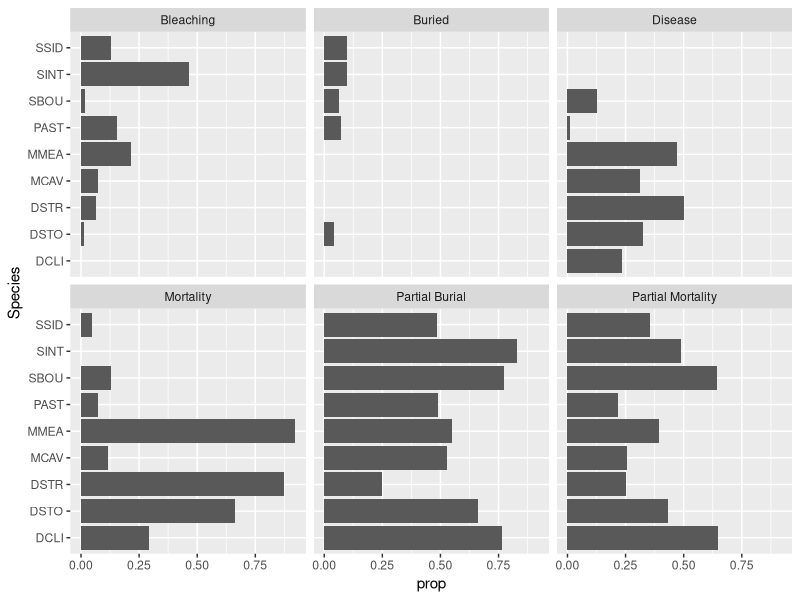
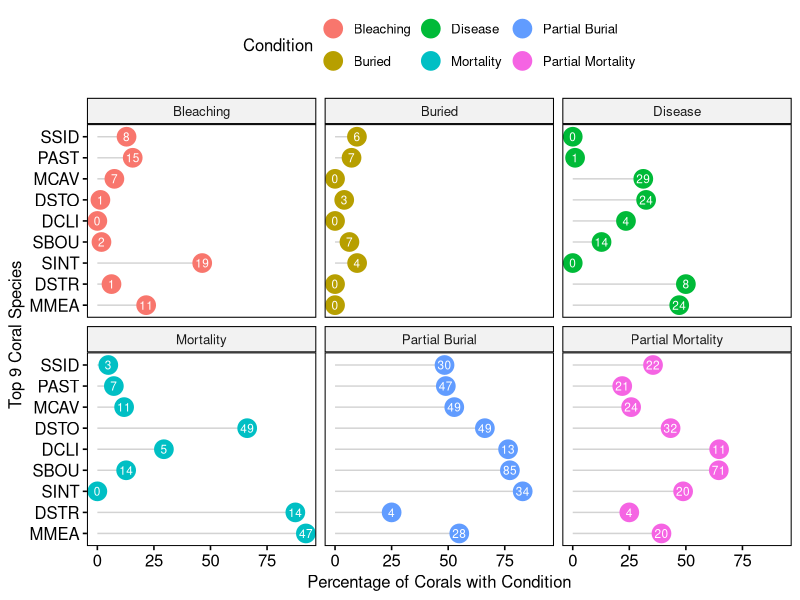
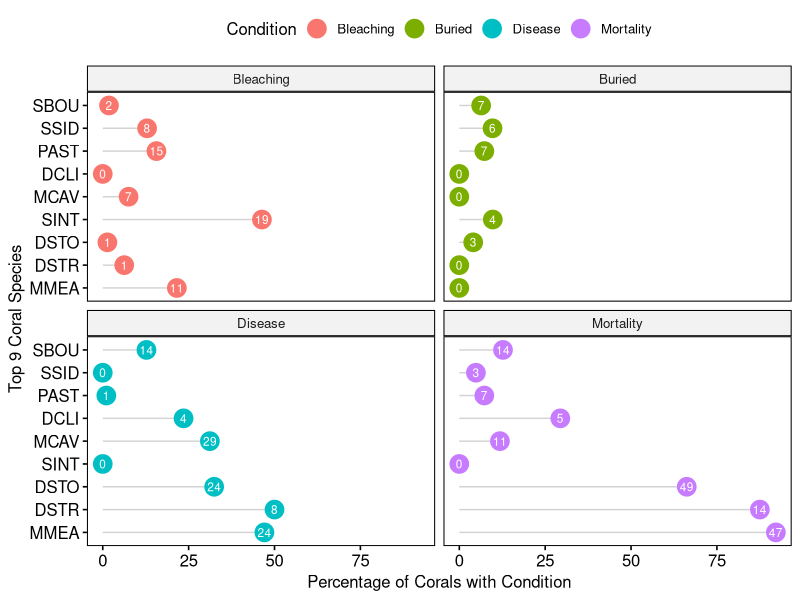
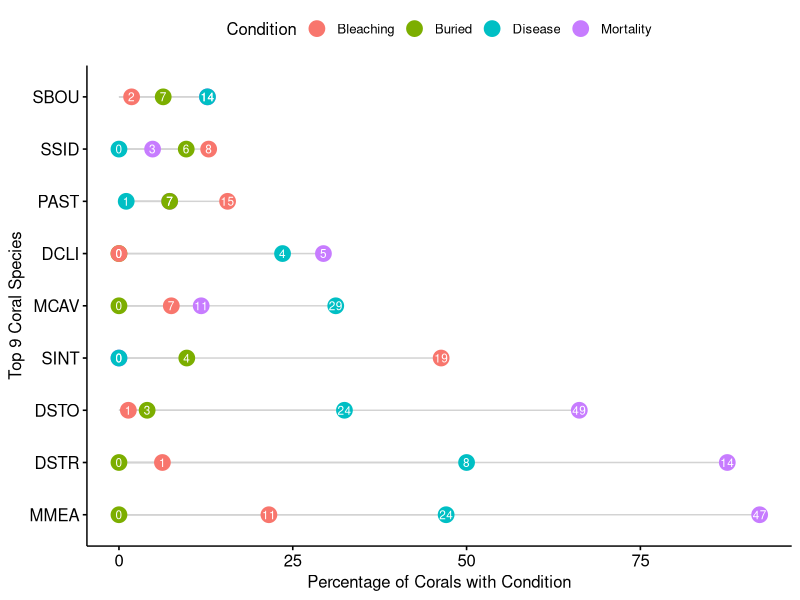
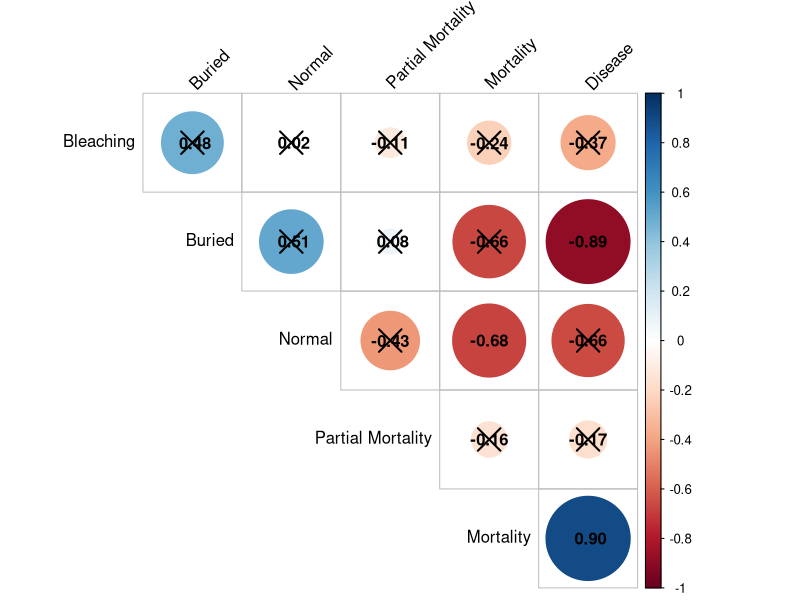
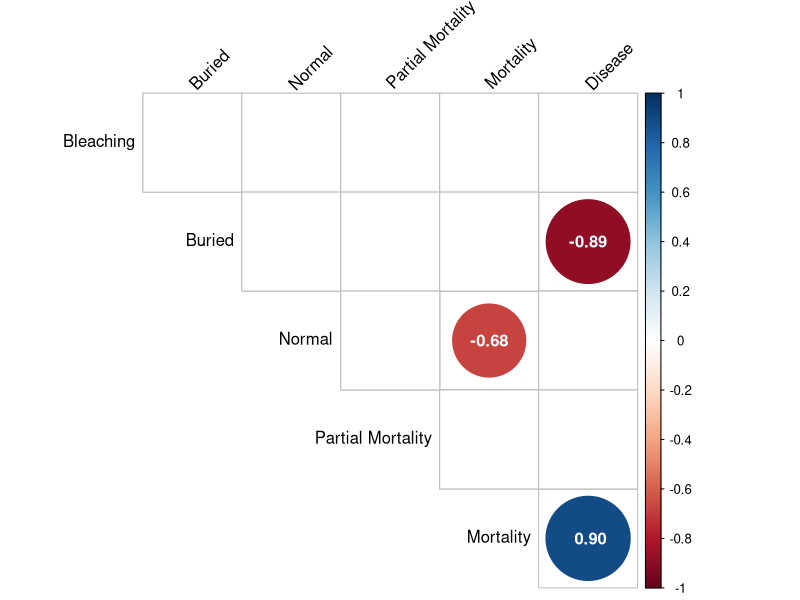
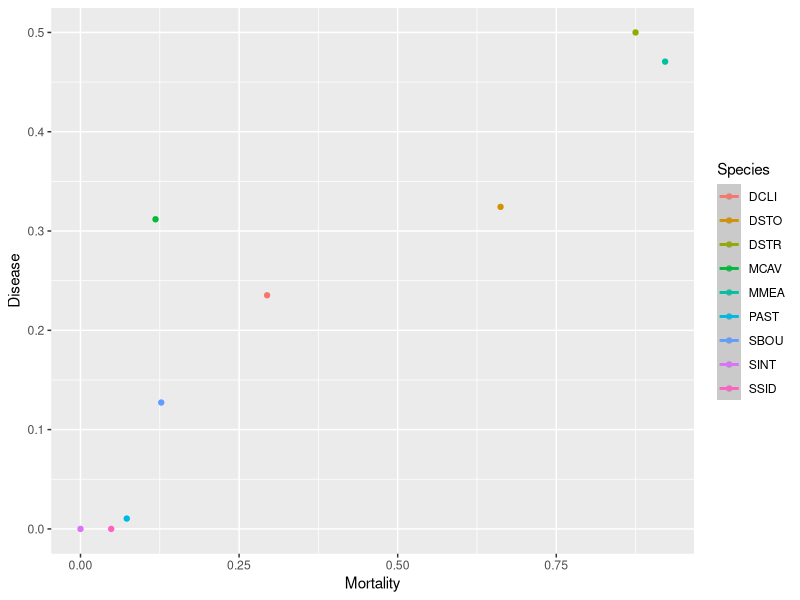

The R script that drew these images, in order:
## ---- chunk 1
rm(list = ls())
knitr::opts_chunk$set(echo = TRUE, error = FALSE, fig.path='Figures/', dev=c('png', 'pdf'))
## ---- chunk 2
library(knitr)
library(survival)
library(coda)
library(survminer)
library(dplyr)
library(ggplot2)
library(car)
library(tidyverse)
library(kableExtra)
library(ggpubr)
library(ggrepel)
library(patchwork)
#theme_bw()
## ---- chunk 3
df=read.csv("9sp_corr.csv") #time by months; excludes missing corals
glimpse(df)
## ---- chunk 4
df %>% filter(Condition %in% c("Bleaching","Disease","Buried", "Partial Burial","Partial Mortality","Mortality")) %>%
  mutate(prop = Value/Total.Individuals) %>%
  ggplot(aes(y=Species, x = prop)) +
  geom_bar(position = "stack", stat = "identity") +
  facet_wrap(~Condition)
## ---- chunk 5
df %>% filter(Condition %in% c("Bleaching","Disease","Buried", "Partial Burial","Partial Mortality","Mortality")) %>%
  mutate(prop = Value/Total.Individuals*100) %>%
  ggdotchart(x="Species", y = "prop",
             color = "Condition",
             rotate = TRUE,
             add = "segments",
             dot.size = 6,
             label = "Value",
             repel = FALSE,
             xlab = "Top 9 Coral Species",
             ylab = "Percentage of Corals with Condition",
             font.label = list(color = "white", size = 9, vjust = 0.5),
             facet.by = "Condition")
## ---- chunk 6
df %>% filter(Condition %in% c("Bleaching","Disease","Buried","Mortality")) %>%
  mutate(prop = Value/Total.Individuals*100) %>%
  ggdotchart(x="Species", y = "prop",
             color = "Condition",
             rotate = TRUE,
             add = "segments",
             dot.size = 6,
             label = "Value",
             repel = FALSE,
             xlab = "Top 9 Coral Species",
             ylab = "Percentage of Corals with Condition",
             font.label = list(color = "white", size = 9, vjust = 0.5),
             facet.by = "Condition")
## ---- chunk 7
df %>% filter(Condition %in% c("Bleaching","Disease","Buried","Mortality")) %>%
  mutate(prop = Value/Total.Individuals*100) %>%
  ggdotchart(x="Species", y = "prop",
             color = "Condition",
             rotate = TRUE,
             add = "segments",
             dot.size = 5,
             label = "Value",
             repel = FALSE,
             xlab = "Top 9 Coral Species",
             ylab = "Percentage of Corals with Condition",
             font.label = list(color = "white", size = 9, vjust = 0.5))
## ---- chunk 8
library(reshape2)
df_w <- dcast(df, Species ~ Condition, value.var="Percentage")
kable(df_w)
## ---- chunk 9
#Select 
df_corr <- df_w %>% select(Mortality, Buried, Disease, Bleaching, Normal, "Partial Mortality")
head(df_corr)
res <- cor(df_corr)
round(res,2)
## ---- chunk 10
library(Hmisc)
res2 <-rcorr(as.matrix(df_corr))
res2
## ---- chunk 11
library(corrplot)
corrplot(res, type = "upper", order = "hclust",
         tl.col = "black", tl.srt = 45, 
         addCoef.col = "black",
         p.mat = res2$P, sig.level = 0.05,
         diag = FALSE)
## ---- chunk 12
corrplot(res2$r, type="upper", order="hclust", 
         tl.col = "black", tl.srt = 45, 
         addCoef.col = "white",
         p.mat = res2$P, sig.level = 0.05, insig = "blank",
         diag = FALSE)
## ---- chunk 13
ggplot(data=df_w, mapping = aes(x = Mortality, y = Disease, color = Species)) +
  geom_point() +
  geom_smooth(method = "lm")
